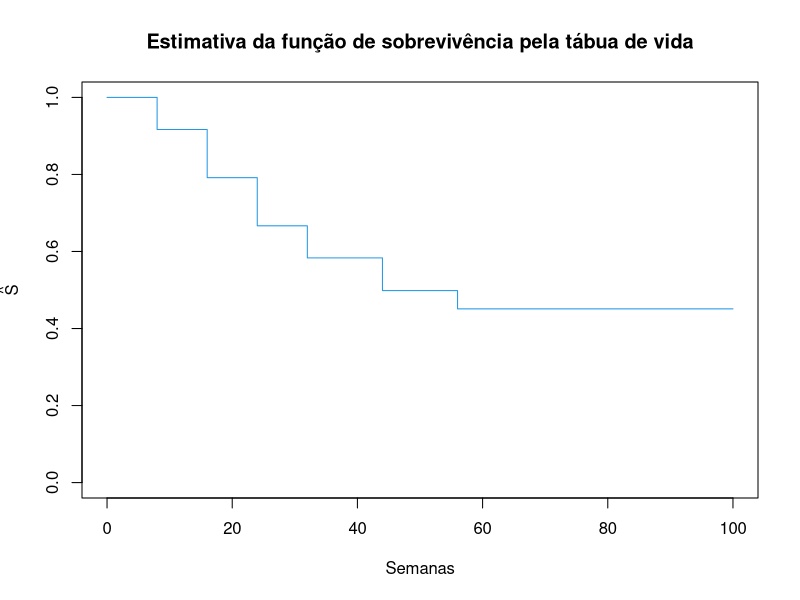
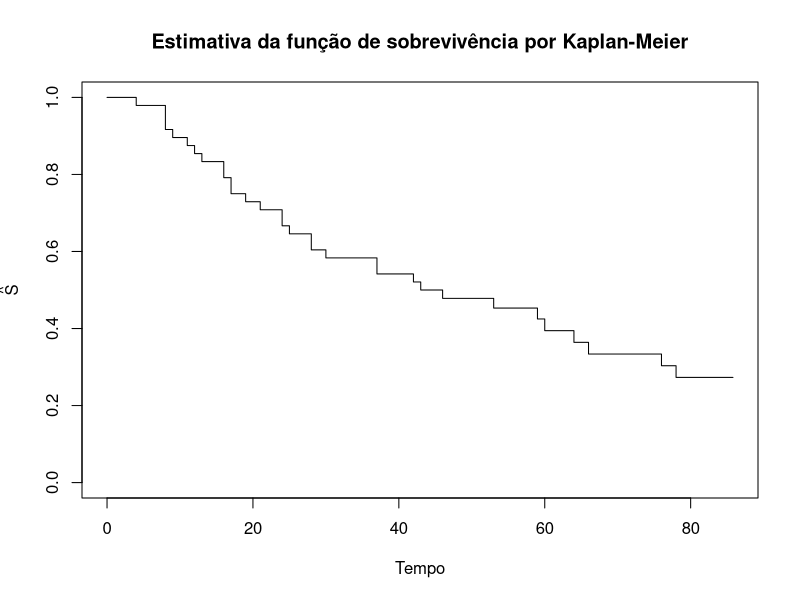
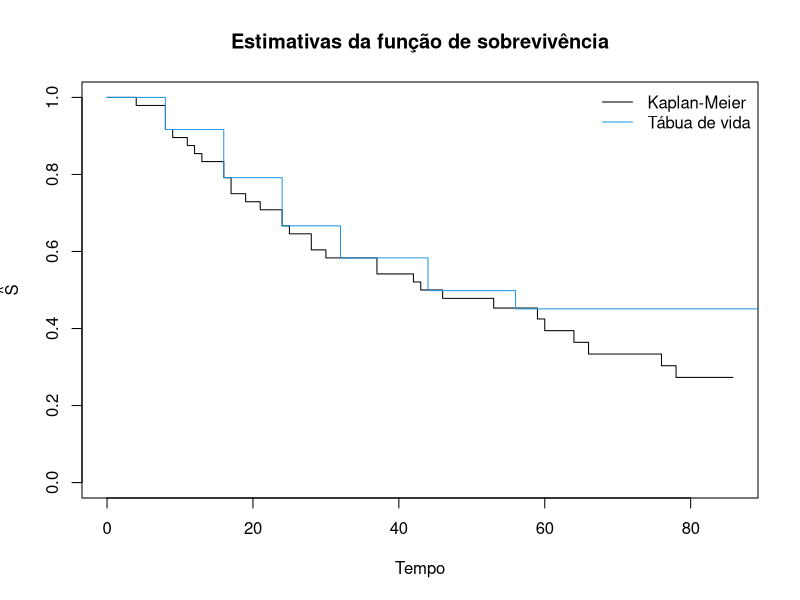
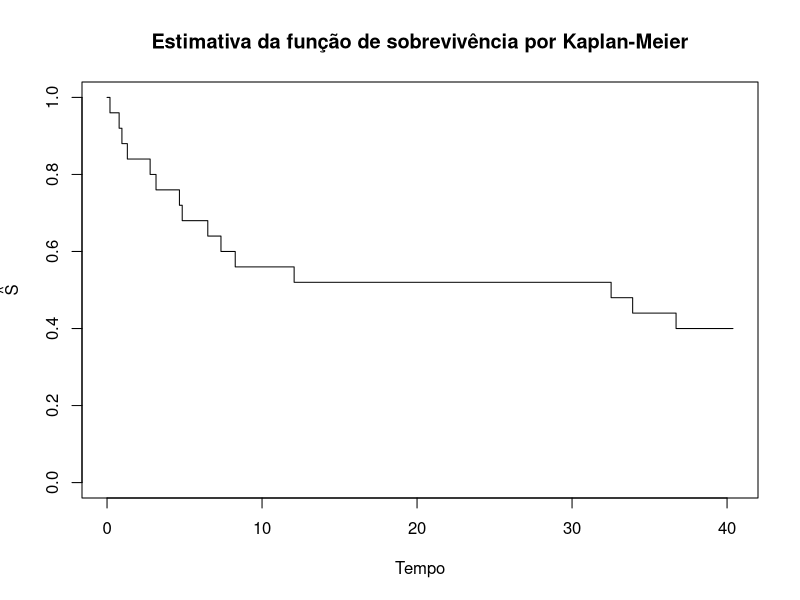
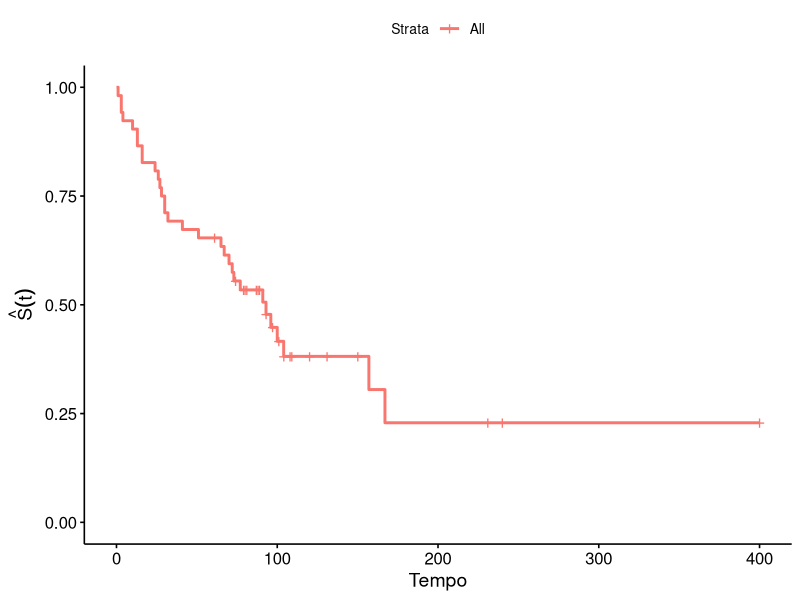
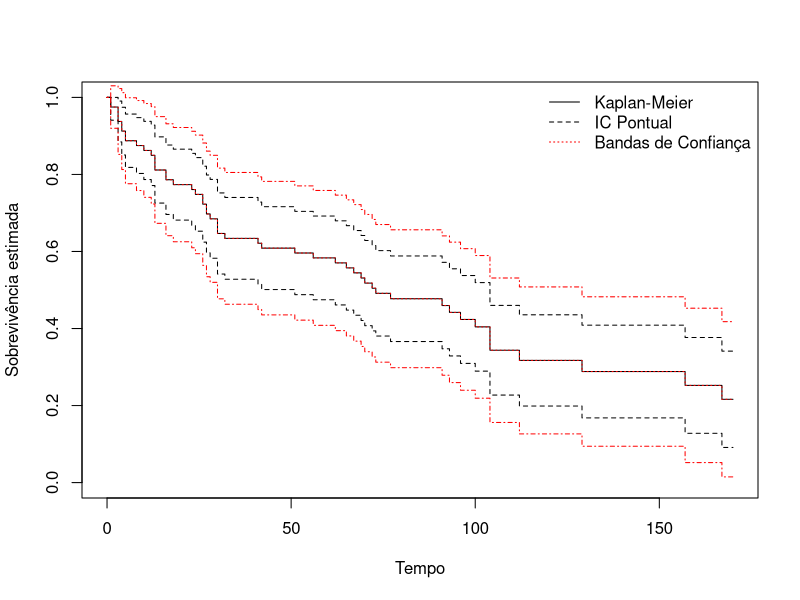
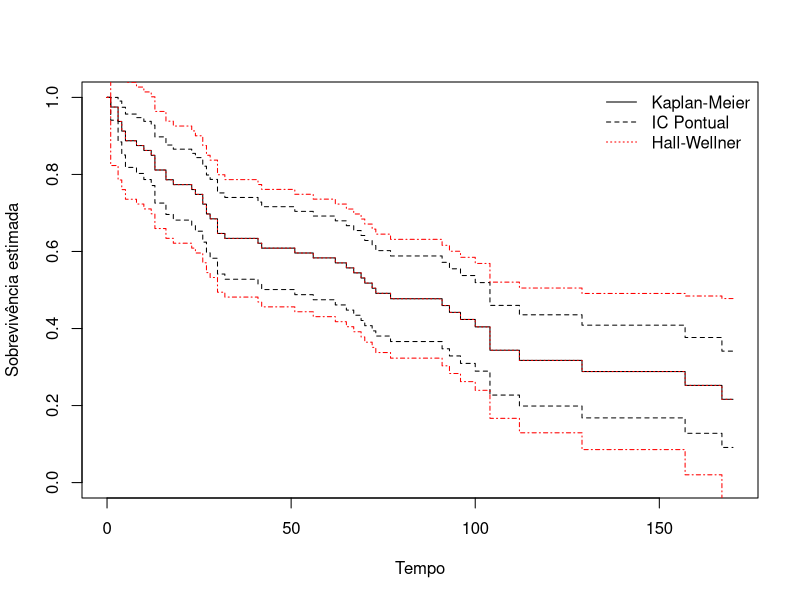
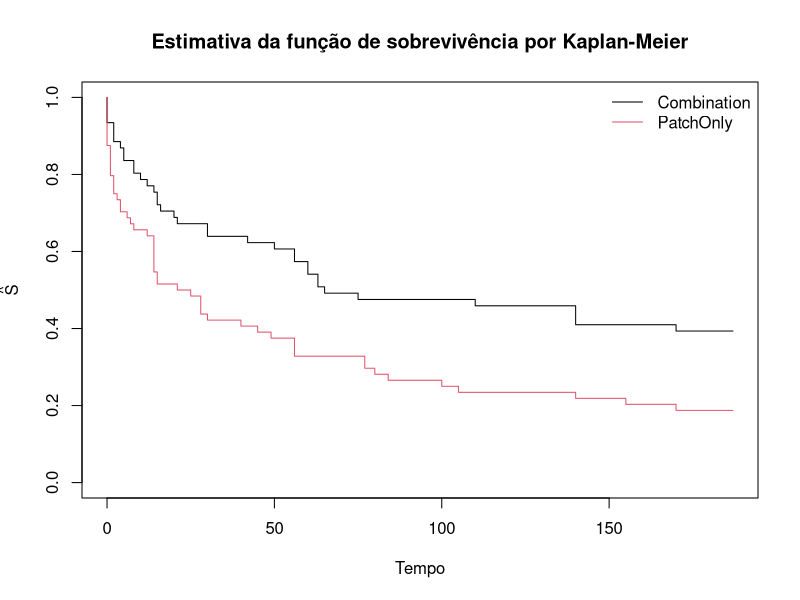

Here is the R script that generated these plots, in order: (Note: this script raises an error after producing the figures.)
## ---- chunk 1
knitr::opts_chunk$set(warning=FALSE, 
                      # fig.dim = c(5,5),
                      # out.height = '40%',
                      # fig.align = 'center',
                      message=FALSE
                      )

library(tidyverse)
library(ggplot2)
library(knitr)
library(readr)
library(dplyr)


## ---- chunk 2
# QUESTAO 3a ----

dados_raw <- readr::read_csv2('data/Lista2-Xelox.csv')

# limites dos intervalos
breaks <- c(0,8,16,24,32,44,56, Inf)

tabua <- dados_raw %>% 
  mutate(
    # define as faixas
    intervalo = cut(timeWeeks, breaks=breaks, right=TRUE, include.lowest = T),
    i = as.integer(intervalo)
  ) %>% 
  group_by(intervalo, i) %>% 
  summarise(
    # numero de falhas no intervalo
    d = sum(delta),
    # numero de censuras no intervalo
    w = sum(1-delta)
  ) %>% 
  ungroup() %>% 
  mutate(
    # numero de obs em risco, que nao falharam até o fim do intervalo anterior
    n_estrela = sum(d+w) - cumsum(d+w) +w+d,
    # corrigindo o numero de ind. em risco
    n = n_estrela - w/2,
    # prop. de falhas no intervalo
    q_hat = d/n,
    # na tabua de vida, a estimativa de S do 1o intervalo = 1
    # depois o produtorio acumulado dos p_i
    s_hat = c(1, cumprod(1 - q_hat)[-n()])
  )


## ---- chunk 3
tabua %>%
  kable(
    caption = "Estimativas da tábua de vida.", 
    col.names = c(
      "Semanas","$i$","$d_i$","$w_i$",
      "$n*$","$n$", 
      "$q_i$",
      "$\\hat{S}(t)$"))


## ---- chunk 4
x = rep(breaks, each=2)[2:15]
x[length(x)] <- 100 # substitui infinito
y = rep(tabua$s_hat, each=2)

plot(x, y, type="l", col=4, xlab="Semanas", ylab=expression(hat(S)),ylim = c(0,1),
     main = "Estimativa da função de sobrevivência pela tábua de vida", cex=.6)


## ---- chunk 5
# QUESTAO 3b ----

# vamos criar uma funcao para calcular as estimativas de Kaplan-Meier
estimar_km <- function(dados, tempo, delta) {
  dados %>%
    # agrupa para cada tempo unico
    group_by(t={{ tempo }}) %>%
    # numero de eventos e censuras em cada t
    summarise(d = sum({{ delta }}), w=sum(1-{{ delta }})) %>% 
    ungroup() %>% 
    mutate(
      # numero de individuos vivos até antes de cada instante t
      Y = sum(d+w) - (cumsum(d+w) - (d+w)),
      # estimate of the conditional probability that an individual who survives 
      # to just prior to time ti experiences the event at time ti
      q = d/Y,
      # estimate of surv function
      s_hat = cumprod(1 - q)
    ) %>% 
    filter(d!=0)
}

tabela_km <- function(estimativa_km, caption="Estimativas de Kaplan-Meier.",
                      col.names = c("Tempo","$d_i$","$w_i$","$Y_i$", 
                                    "$q_i=d_i/Y_i$", "$\\hat{S}(t)$"), 
                      ...) {
  estimativa_km %>% kable(caption=caption, col.names=col.names, ...)
}

# calcula estimativas
estimativas <- dados_raw %>% estimar_km(timeWeeks, delta)


## ---- chunk 6
estimativas %>% tabela_km()

## ---- chunk 7
plot_km <- function(
  estimativa_km, x_max=NULL, type="l", col=1, xlab="Tempo",
  ylab=expression(hat(S)),ylim = c(0,1),
  main = "Estimativa da função de sobrevivência por Kaplan-Meier", cex=.6, add=FALSE) {
  
  if(is.null(x_max)){
    x_max <- max(estimativa_km$t) * 1.10
  }
  
  x_km <- c(0, rep(estimativa_km$t, each=2), x_max)
  y_km <- c(1, 1, rep(estimativa_km$s_hat, each=2))
  
  if(add){
    lines(x_km, y_km, type=type, col=col, xlab=xlab, ylab=ylab, 
       ylim=ylim, main=main, cex=cex)
  }else{
    plot(x_km, y_km, type=type, col=col, xlab=xlab, ylab=ylab, 
       ylim=ylim, main=main, cex=cex)
  }
  
}

plot_km(estimativas)

## ---- chunk 8
# QUESTAO 3c ----
plot_km(estimativas,main = "Estimativas da função de sobrevivência")
lines(x, y, type="l", col=4)
legend("topright",legend=c("Kaplan-Meier","Tábua de vida"),lty = c(1, 1),
       col = c(1,4), bty="n")


## ---- chunk 9
# QUESTAO 5a ----

# dados
dados <- tibble(
  t = c(0.19, 0.78, 0.96, 1.31, 2.78, 3.16, 4.67, 4.85, 
        6.50, 7.35, 8.27, 12.07, 32.52, 33.91, 36.71),
  delta = 1
  ) %>% 
  # censuras
  add_row(t= rep(36.71, 10), delta = 0)

estimativas <- estimar_km(dados, t, delta)


## ---- chunk 10
estimativas %>% tabela_km()


## ---- chunk 11
estimativas %>% plot_km()


## ---- chunk 12
# QUESTAO 5b ----

t0 = 12.07
t1 = 32.52
s0 = estimativas$s_hat[which(estimativas$t==t0)]
s1 = estimativas$s_hat[which(estimativas$t==t1)]

s=0.5
t_mediano = t0 + (t1-t0)*(s-s0)/(s1-s0)
t_mediano


## ---- chunk 13
# QUESTAO 5c ----

t0 = 1.31
t1 = 2.78
s0 = estimativas$s_hat[which(estimativas$t==t0)]
s1 = estimativas$s_hat[which(estimativas$t==t1)]

# do item anterior:
#  t(s) = t0 + (t1-t0)*(s-s0)/(s1-s0)
# então s(t):
#  s = (t-t0)*(s1-s0)/(t1-t0) + s0
t=2
s_hat = (t-t0)*(s1-s0)/(t1-t0) + s0
c(s_hat, 1-s_hat)


## ---- chunk 14
var_hat <- estimativas %>% filter(t<2) %>% 
  summarise(
    a = (!!s_hat)^2 * sum(d/(Y*(Y-d))) 
  ) %>% pull()
var_hat


## ---- chunk 15
z <-  qnorm(0.95) # 1 - (1-gamma)/2
round(c((1-s_hat) - z * sqrt(var_hat), (1-s_hat) + z * sqrt(var_hat)), 3)
## ---- chunk 16
# QUESTAO 6 ----
# QUESTAO 6a ----
library(survival)
library(survminer)
q6 = read.table('data/Lista2_cancerLingua.txt')
colnames(q6) = c('perfil','tempo','delta')
q6_df = q6 %>% filter(perfil == 1)
## ---- chunk 17
q6_km = survfit(Surv(tempo, delta) ~ 1,type = 'kaplan-meier', data = q6_df )
summary(q6_km)
## ---- chunk 18
ggsurvplot(q6_km,q6_df, conf.int = FALSE)+
  labs(x="Tempo", y=expression(hat(S)(t)))
## ---- chunk 19
# QUESTAO 6c ----
library("km.ci")
out <- km.ci(q6_km, conf.level=0.95,  method="linear")
summary(out)
## ---- chunk 20
# QUESTAO 6e ----
q6_km2<-survfit(Surv(q6$tempo, q6$delta)~1, conf.type='plain',type = "kaplan-meier")
out <- km.ci(q6_km2, conf.level=0.95,  method="epband") 
plot(q6_km2, xlab = "Tempo", ylab = "Sobrevivência estimada", ylim = c(0,1), xlim = c(0, 170))
lines(out, lty = 3, col = "red")
legend("topright", c("Kaplan-Meier", "IC Pontual", "Bandas de Confiança"),
       col = c("black", "black", "red"), lty = c(1,2,3), bty = "n")
## ---- chunk 21
# QUESTAO 6f ----
q6_km2<-survfit(Surv(q6$tempo, q6$delta)~1, conf.type='plain',type = "kaplan-meier")
library("km.ci")
out <- km.ci(q6_km2, conf.level=0.95,  method="hall-wellner") 
plot(q6_km2, xlab = "Tempo", ylab = "Sobrevivência estimada", ylim = c(0,1), xlim = c(0, 170))
lines(out, lty = 3, col = "red")
legend("topright", c("Kaplan-Meier", "IC Pontual", "Hall-Wellner"),
       col = c("black", "black", "red"), lty = c(1,2,3), bty = "n")
## ---- chunk 22
library(survival)
library(survminer)
q6 = read.table('data/Lista2_cancerLingua.txt')
colnames(q6) = c('perfil','tempo','delta')
q6_df = q6 %>% filter(perfil == 1)
## ---- chunk 23
# QUESTAO 7 ----

dados_raw <- readr::read_csv('data/pharmacoSmoking.csv')

dados_grp <- dados_raw %>% group_by(grp) 
lst_dados <- dados_grp %>% group_split()
names(lst_dados) <- group_keys(dados_grp) %>% pull()

# calcula estimativas para cada grupo
lst_estimativas <- lst_dados %>% purrr::map(~estimar_km(., ttr, relapse)  )


## ---- chunk 24
tabela_km(lst_estimativas[["combination"]], 
          caption="Estimativas de Kaplan-Meier para combination.")
tabela_km(lst_estimativas[["patchOnly"]], 
          caption="Estimativas de Kaplan-Meier para patchOnly.")

## ---- chunk 25

plot_km(lst_estimativas[["combination"]])
plot_km(lst_estimativas[["patchOnly"]], col=2, add=T)

legend("topright",legend=c("Combination","PatchOnly"),lty = c(1, 1),
       col = c(1,2), bty="n")

## ---- chunk 26
# QUESTAO 7b ----

# install.packages(c("survival", "survminer"))
library(survival)
library(survminer)

# modelo
sfit <- survfit(Surv(ttr, relapse)~grp, data=dados_raw)

bind_rows(
  # teste de log rank
  surv_pvalue(sfit, method = "log-rank"),
  
  # usando Gehan-Breslow (Wilcoxon generalizado)
  surv_pvalue(sfit, method = "gehan-breslow"),
  
  # usando  Peto-Peto
  surv_pvalue(sfit, method = "S1"),
  
  # usando Fleming-Harrington(p=1, q=1)
  surv_pvalue(sfit, method = "FH_p=1_q=1"),
) %>% 
  dplyr::relocate(method) %>% 
  dplyr::select(-pval.txt)


## ---- chunk 27
# QUESTAO 7c ----

# modelo
sfit <- survfit(Surv(ttr, relapse)~grp+strata(employment), data=dados_raw)

ggsurvplot(sfit,dados_raw)+
  labs(x="Tempo", y=expression(hat(S)(t)))

## ---- chunk 28
survdiff(Surv(ttr, relapse)~grp+strata(employment), data=dados_raw)
